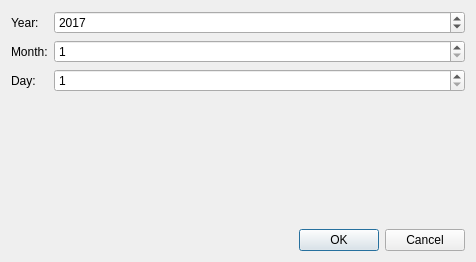
<?xml version="1.0" encoding="UTF-8"?>
<ui version="4.0">
 <class>Dialog</class>
 <widget class="QDialog" name="Dialog">
  <property name="geometry">
   <rect>
    <x>0</x>
    <y>0</y>
    <width>476</width>
    <height>262</height>
   </rect>
  </property>
  <property name="windowTitle">
   <string>Date</string>
  </property>
  <layout class="QGridLayout" name="gridLayout">
   <item row="2" column="0">
    <widget class="QLabel" name="label_3">
     <property name="text">
      <string>Day:</string>
     </property>
    </widget>
   </item>
   <item row="1" column="0">
    <widget class="QLabel" name="label_2">
     <property name="text">
      <string>Month:</string>
     </property>
    </widget>
   </item>
   <item row="1" column="1">
    <widget class="QSpinBox" name="spinBoxMonth">
     <property name="sizePolicy">
      <sizepolicy hsizetype="Minimum" vsizetype="Fixed">
       <horstretch>1</horstretch>
       <verstretch>0</verstretch>
      </sizepolicy>
     </property>
     <property name="minimum">
      <number>1</number>
     </property>
     <property name="maximum">
      <number>12</number>
     </property>
    </widget>
   </item>
   <item row="0" column="0">
    <widget class="QLabel" name="label">
     <property name="text">
      <string>Year:</string>
     </property>
    </widget>
   </item>
   <item row="0" column="1">
    <widget class="QSpinBox" name="spinBoxYear">
     <property name="sizePolicy">
      <sizepolicy hsizetype="Minimum" vsizetype="Fixed">
       <horstretch>1</horstretch>
       <verstretch>0</verstretch>
      </sizepolicy>
     </property>
     <property name="minimum">
      <number>1970</number>
     </property>
     <property name="maximum">
      <number>2069</number>
     </property>
     <property name="value">
      <number>2017</number>
     </property>
    </widget>
   </item>
   <item row="2" column="1">
    <widget class="QSpinBox" name="spinBoxDay">
     <property name="sizePolicy">
      <sizepolicy hsizetype="Minimum" vsizetype="Fixed">
       <horstretch>1</horstretch>
       <verstretch>0</verstretch>
      </sizepolicy>
     </property>
     <property name="minimum">
      <number>1</number>
     </property>
     <property name="maximum">
      <number>31</number>
     </property>
    </widget>
   </item>
   <item row="4" column="1">
    <widget class="QDialogButtonBox" name="buttonBox">
     <property name="orientation">
      <enum>Qt::Horizontal</enum>
     </property>
     <property name="standardButtons">
      <set>QDialogButtonBox::Cancel|QDialogButtonBox::Ok</set>
     </property>
    </widget>
   </item>
   <item row="3" column="0">
    <spacer name="verticalSpacer">
     <property name="orientation">
      <enum>Qt::Vertical</enum>
     </property>
     <property name="sizeHint" stdset="0">
      <size>
       <width>20</width>
       <height>40</height>
      </size>
     </property>
    </spacer>
   </item>
  </layout>
 </widget>
 <resources/>
 <connections>
  <connection>
   <sender>buttonBox</sender>
   <signal>accepted()</signal>
   <receiver>Dialog</receiver>
   <slot>accept()</slot>
   <hints>
    <hint type="sourcelabel">
     <x>248</x>
     <y>254</y>
    </hint>
    <hint type="destinationlabel">
     <x>157</x>
     <y>274</y>
    </hint>
   </hints>
  </connection>
  <connection>
   <sender>buttonBox</sender>
   <signal>rejected()</signal>
   <receiver>Dialog</receiver>
   <slot>reject()</slot>
   <hints>
    <hint type="sourcelabel">
     <x>316</x>
     <y>260</y>
    </hint>
    <hint type="destinationlabel">
     <x>286</x>
     <y>274</y>
    </hint>
   </hints>
  </connection>
 </connections>
</ui>
